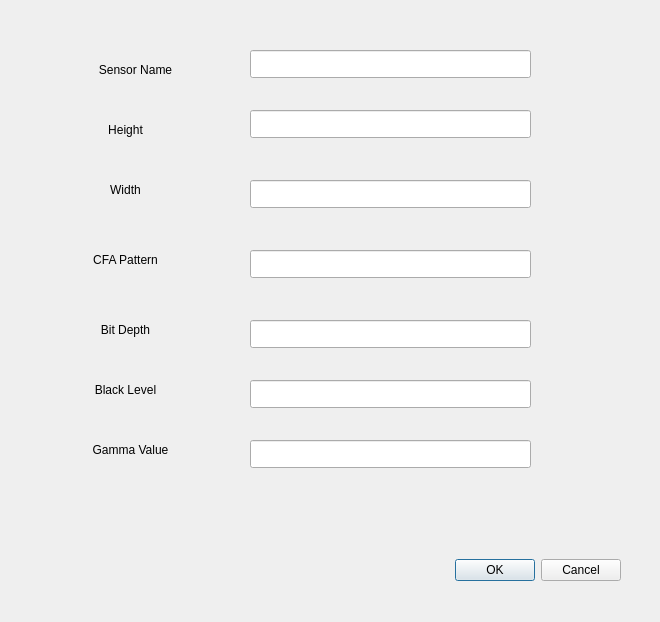
<?xml version="1.0" encoding="UTF-8"?>
<ui version="4.0">
 <class>InputDialog</class>
 <widget class="QDialog" name="InputDialog">
  <property name="geometry">
   <rect>
    <x>0</x>
    <y>0</y>
    <width>660</width>
    <height>622</height>
   </rect>
  </property>
  <property name="windowTitle">
   <string>Dialog</string>
  </property>
  <widget class="QDialogButtonBox" name="okButton">
   <property name="geometry">
    <rect>
     <x>280</x>
     <y>550</y>
     <width>341</width>
     <height>41</height>
    </rect>
   </property>
   <property name="orientation">
    <enum>Qt::Horizontal</enum>
   </property>
   <property name="standardButtons">
    <set>QDialogButtonBox::Cancel|QDialogButtonBox::Ok</set>
   </property>
  </widget>
  <widget class="QLabel" name="label">
   <property name="geometry">
    <rect>
     <x>80</x>
     <y>120</y>
     <width>91</width>
     <height>20</height>
    </rect>
   </property>
   <property name="text">
    <string>Height</string>
   </property>
   <property name="alignment">
    <set>Qt::AlignCenter</set>
   </property>
  </widget>
  <widget class="QLabel" name="label_2">
   <property name="geometry">
    <rect>
     <x>80</x>
     <y>180</y>
     <width>91</width>
     <height>20</height>
    </rect>
   </property>
   <property name="text">
    <string>Width</string>
   </property>
   <property name="alignment">
    <set>Qt::AlignCenter</set>
   </property>
  </widget>
  <widget class="QLabel" name="label_3">
   <property name="geometry">
    <rect>
     <x>90</x>
     <y>60</y>
     <width>91</width>
     <height>20</height>
    </rect>
   </property>
   <property name="text">
    <string>Sensor Name</string>
   </property>
   <property name="alignment">
    <set>Qt::AlignCenter</set>
   </property>
  </widget>
  <widget class="QLabel" name="label_4">
   <property name="geometry">
    <rect>
     <x>80</x>
     <y>380</y>
     <width>91</width>
     <height>20</height>
    </rect>
   </property>
   <property name="text">
    <string>Black Level</string>
   </property>
   <property name="alignment">
    <set>Qt::AlignCenter</set>
   </property>
  </widget>
  <widget class="QLabel" name="label_5">
   <property name="geometry">
    <rect>
     <x>80</x>
     <y>440</y>
     <width>101</width>
     <height>20</height>
    </rect>
   </property>
   <property name="text">
    <string>Gamma Value</string>
   </property>
   <property name="alignment">
    <set>Qt::AlignCenter</set>
   </property>
  </widget>
  <widget class="QLineEdit" name="HeightLineEdit">
   <property name="geometry">
    <rect>
     <x>250</x>
     <y>110</y>
     <width>281</width>
     <height>28</height>
    </rect>
   </property>
   <property name="toolTip">
    <string/>
   </property>
   <property name="inputMask">
    <string/>
   </property>
   <property name="text">
    <string/>
   </property>
  </widget>
  <widget class="QLineEdit" name="WidthLineEdit">
   <property name="geometry">
    <rect>
     <x>250</x>
     <y>180</y>
     <width>281</width>
     <height>28</height>
    </rect>
   </property>
  </widget>
  <widget class="QLineEdit" name="SensorLineEdit">
   <property name="geometry">
    <rect>
     <x>250</x>
     <y>50</y>
     <width>281</width>
     <height>28</height>
    </rect>
   </property>
  </widget>
  <widget class="QLineEdit" name="BlackLevelLineEdit">
   <property name="geometry">
    <rect>
     <x>250</x>
     <y>380</y>
     <width>281</width>
     <height>28</height>
    </rect>
   </property>
  </widget>
  <widget class="QLineEdit" name="GammaLineEdit">
   <property name="geometry">
    <rect>
     <x>250</x>
     <y>440</y>
     <width>281</width>
     <height>28</height>
    </rect>
   </property>
  </widget>
  <widget class="QLabel" name="label_6">
   <property name="geometry">
    <rect>
     <x>80</x>
     <y>250</y>
     <width>91</width>
     <height>20</height>
    </rect>
   </property>
   <property name="text">
    <string>CFA Pattern</string>
   </property>
   <property name="alignment">
    <set>Qt::AlignCenter</set>
   </property>
  </widget>
  <widget class="QLineEdit" name="CFALineEdit">
   <property name="geometry">
    <rect>
     <x>250</x>
     <y>250</y>
     <width>281</width>
     <height>28</height>
    </rect>
   </property>
  </widget>
  <widget class="QLabel" name="label_7">
   <property name="geometry">
    <rect>
     <x>80</x>
     <y>320</y>
     <width>91</width>
     <height>20</height>
    </rect>
   </property>
   <property name="text">
    <string>Bit Depth</string>
   </property>
   <property name="alignment">
    <set>Qt::AlignCenter</set>
   </property>
  </widget>
  <widget class="QLineEdit" name="BitDepthLineEdit">
   <property name="geometry">
    <rect>
     <x>250</x>
     <y>320</y>
     <width>281</width>
     <height>28</height>
    </rect>
   </property>
  </widget>
 </widget>
 <resources/>
 <connections>
  <connection>
   <sender>okButton</sender>
   <signal>accepted()</signal>
   <receiver>InputDialog</receiver>
   <slot>accept()</slot>
   <hints>
    <hint type="sourcelabel">
     <x>248</x>
     <y>254</y>
    </hint>
    <hint type="destinationlabel">
     <x>157</x>
     <y>274</y>
    </hint>
   </hints>
  </connection>
  <connection>
   <sender>okButton</sender>
   <signal>rejected()</signal>
   <receiver>InputDialog</receiver>
   <slot>reject()</slot>
   <hints>
    <hint type="sourcelabel">
     <x>316</x>
     <y>260</y>
    </hint>
    <hint type="destinationlabel">
     <x>286</x>
     <y>274</y>
    </hint>
   </hints>
  </connection>
 </connections>
</ui>
